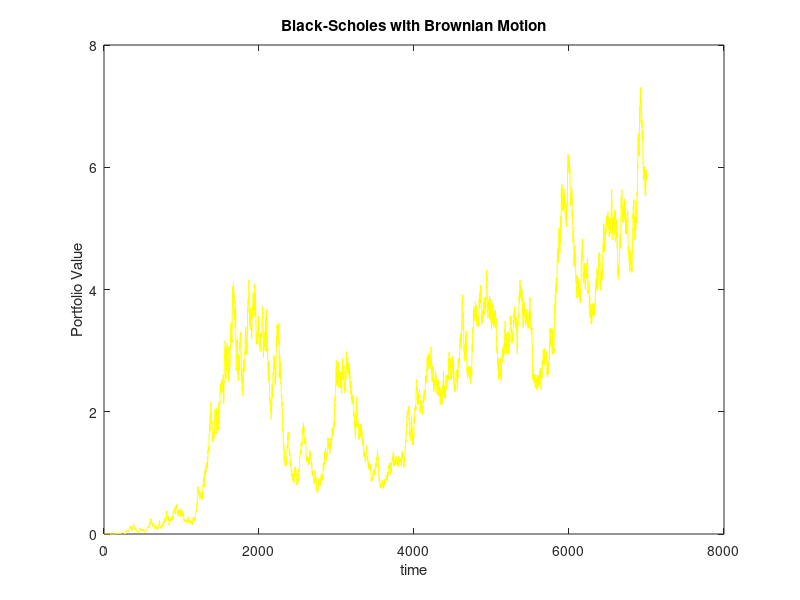

The MATLAB source for this figure:
k = 25;
sigma = 0.18;
r = 0.0;
% T = [1:7];
s0 = 20;
V = zeros(7001,1);
i = 1;
mu = 0.15;

randn('state',100); % set the state of randn
T = 1; N = 7001; dt = 0.001;
dW = zeros(1,N); % preallocate arrays ...
W = zeros(1,N); % for efficiency
dW(1) = sqrt(dt)*randn; % first approximation outside the loop ...
W(1) = dW(1); % since W(0) = 0 is not allowed

for j = 2:N
dW(j) = sqrt(dt)*randn; % general increment
W(j) = W(j-1) + dW(j);
end

for T = 0:0.001:7
    s = s0*exp(sigma*W(i) + mu*T);
    x = ((log(s/k) + (r + (sigma^2/2))*T)/(sigma*sqrt(T)));
    z = ((log(s/k) + (r - (sigma^2/2))*T)/(sigma*sqrt(T)));
    PHI = @(j) (1/sqrt(2*pi))*integral(@(y) exp(-y.^2/2),-Inf,j);
    V(i) = s*PHI(x) - k*exp(-r*T)*PHI(z);
    i = i+1;
end

plot(V,'y')
title('Black-Scholes with Brownian Motion')
xlabel('time')
ylabel('Portfolio Value')